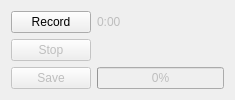
<?xml version="1.0" encoding="UTF-8"?>
<ui version="4.0">
 <class>RecordSession</class>
 <widget class="QWidget" name="RecordSession">
  <property name="geometry">
   <rect>
    <x>0</x>
    <y>0</y>
    <width>235</width>
    <height>99</height>
   </rect>
  </property>
  <property name="windowTitle">
   <string>Form</string>
  </property>
  <layout class="QGridLayout" name="gridLayout">
   <item row="0" column="0">
    <widget class="QPushButton" name="recordButton">
     <property name="text">
      <string>Record</string>
     </property>
    </widget>
   </item>
   <item row="2" column="1">
    <widget class="QProgressBar" name="progressBar">
     <property name="enabled">
      <bool>false</bool>
     </property>
     <property name="value">
      <number>0</number>
     </property>
    </widget>
   </item>
   <item row="2" column="0">
    <widget class="QPushButton" name="saveButton">
     <property name="enabled">
      <bool>false</bool>
     </property>
     <property name="text">
      <string>Save</string>
     </property>
    </widget>
   </item>
   <item row="1" column="0">
    <widget class="QPushButton" name="stopButton">
     <property name="enabled">
      <bool>false</bool>
     </property>
     <property name="text">
      <string>Stop</string>
     </property>
    </widget>
   </item>
   <item row="0" column="1">
    <widget class="QLabel" name="time">
     <property name="enabled">
      <bool>false</bool>
     </property>
     <property name="text">
      <string>0:00</string>
     </property>
    </widget>
   </item>
  </layout>
 </widget>
 <resources/>
 <connections>
  <connection>
   <sender>recordButton</sender>
   <signal>clicked()</signal>
   <receiver>RecordSession</receiver>
   <slot>start()</slot>
   <hints>
    <hint type="sourcelabel">
     <x>46</x>
     <y>20</y>
    </hint>
    <hint type="destinationlabel">
     <x>100</x>
     <y>20</y>
    </hint>
   </hints>
  </connection>
  <connection>
   <sender>stopButton</sender>
   <signal>clicked()</signal>
   <receiver>RecordSession</receiver>
   <slot>stop()</slot>
   <hints>
    <hint type="sourcelabel">
     <x>127</x>
     <y>20</y>
    </hint>
    <hint type="destinationlabel">
     <x>100</x>
     <y>20</y>
    </hint>
   </hints>
  </connection>
  <connection>
   <sender>saveButton</sender>
   <signal>clicked()</signal>
   <receiver>RecordSession</receiver>
   <slot>save()</slot>
   <hints>
    <hint type="sourcelabel">
     <x>46</x>
     <y>49</y>
    </hint>
    <hint type="destinationlabel">
     <x>100</x>
     <y>34</y>
    </hint>
   </hints>
  </connection>
 </connections>
 <slots>
  <slot>start()</slot>
  <slot>stop()</slot>
  <slot>ping()</slot>
  <slot>save()</slot>
 </slots>
</ui>
